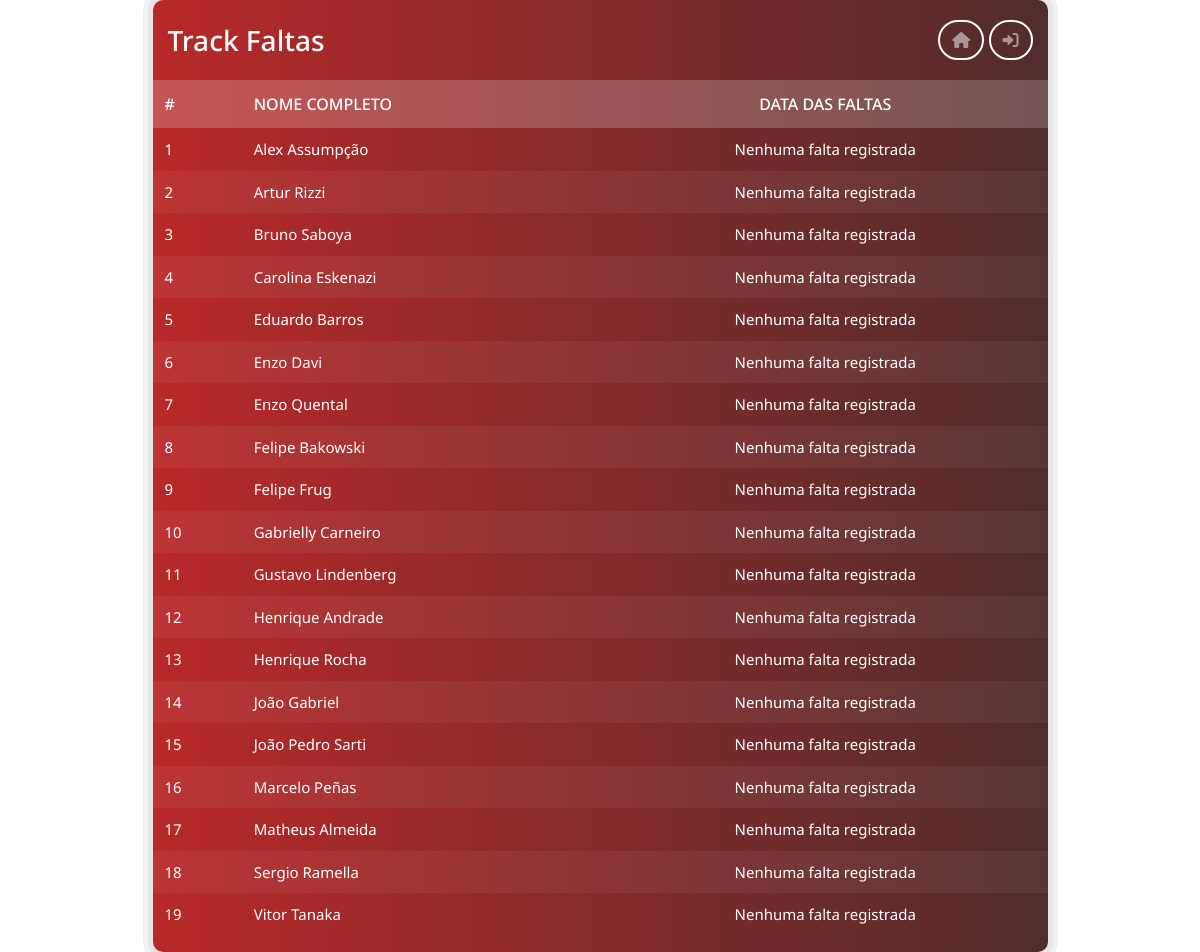
/log_faltas_user/, run on an earlier commit of the app's database.
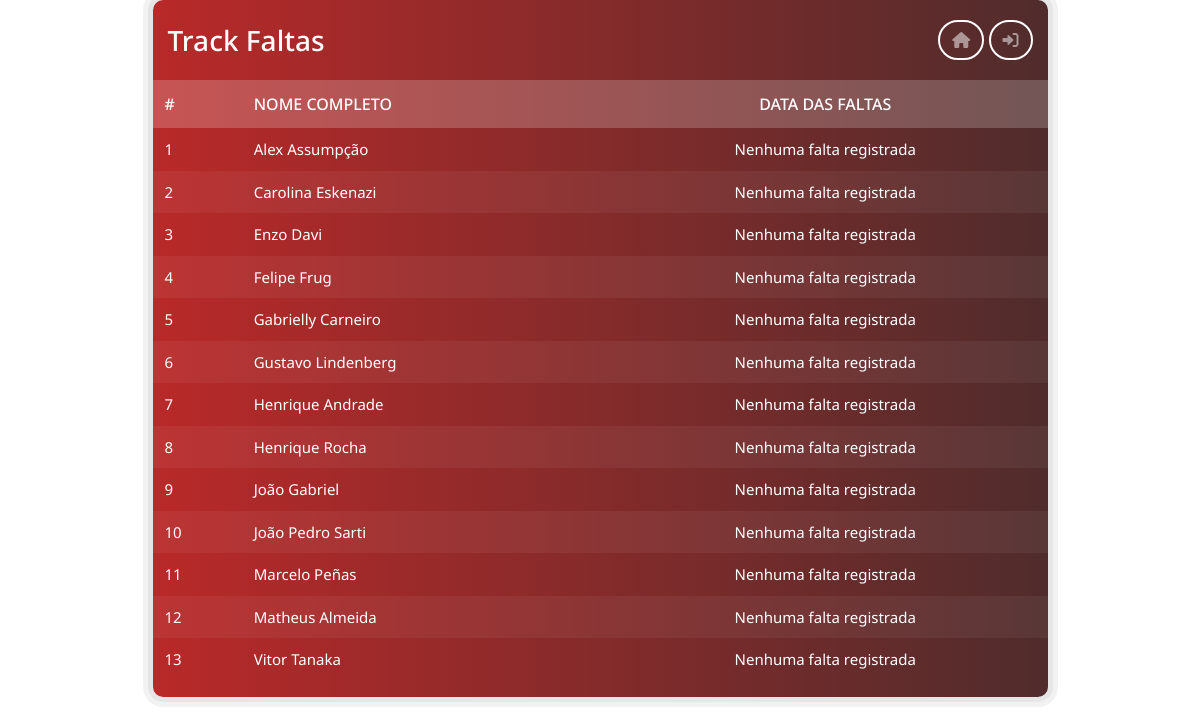
And on a later commit of the database.
### aluno/models.py (models this page shows, shortened)
class Aluno(models.Model):
    name= models.CharField(max_length=200)
    password= models.CharField(max_length=200,null=True)
    isAdmin = models.BooleanField(default=False)
    faltas = models.ManyToManyField(Faltas, blank=True)
    semestre = models.CharField(max_length=1,null=True)

### aluno/views.py (the view)
# urls.py: path('log_faltas_user/', views.log_faltas_user, name='log_faltas_user'),
def log_faltas_user(request):
    all_alunos =  Aluno.objects.select_related().order_by('name')
    return render(request, 'aluno/log_faltas_user.html', {'alunos': all_alunos})

### aluno/templates/aluno/log_faltas_user.html (shortened to what this page needs)
{% extends "aluno/base.html" %}
{% load static %}
{% block content %}
<div class="container">
    <div class="row justify-content-center">
        <div class="col-md-10">
            <div class="panel">
                <div class="panel-heading">
                    <div class="row">
                        <div class="col col-sm-3 col-xs-12">
                            <h4 class="title">Track <span>Faltas</span></h4>
                        </div>
                        <div class="col-sm-9 col-xs-12 text-right">
                            <div class="btn_group">
                              <a href="/menu_faltas_user" class="btn btn-default" title="Menu"><i class="fa-solid fa-house"></i></a>
                              <a href="/login" class="btn btn-default" title="log_faltas"><i class="fa-solid fa-right-to-bracket"></i></a>
                            </div>
                        </div>
                    </div>
                </div>
                <div class="panel-body table-responsive">
                    <table class="table">
                        <thead>
                            <tr>
                                <th>#</th>
                                <th>Nome Completo</th>
                                <th style="text-align: center;">Data das Faltas</th>
                            </tr>
                        </thead>
                        <tbody>
                            {% for aluno in alunos %}
                            <tr>
                                <td>{{ forloop.counter }}</td>
                                <td>{{ aluno.name }}</td>
                                <td style="text-align: center;">
                                    {% for falta in aluno.faltas.all %}
                                        {{ falta.data }}<br>
                                    {% empty %}
                                        Nenhuma falta registrada
                                    {% endfor %}
                                </td>
                            </tr>
                            {% endfor %}
                        </tbody>
                    </table>
                </div>
            </div>
        </div>
    </div>
</div>
{% endblock %}

### aluno/templates/aluno/base.html (shortened to what this page needs)
{% load static %}
<!DOCTYPE html>
<html lang="en">
<head>
    <link
        rel="stylesheet"
        href="https://cdnjs.cloudflare.com/ajax/libs/meyer-reset/2.0/reset.min.css"
    />
    <link href="https://stackpath.bootstrapcdn.com/bootstrap/4.5.2/css/bootstrap.min.css" rel="stylesheet">
    <link rel="stylesheet" href="https://cdnjs.cloudflare.com/ajax/libs/font-awesome/6.0.0-beta3/css/all.min.css">
    <link rel="stylesheet" href="{% static 'aluno/controleFaltas.css' %}">
</head>
<body style="font-family: 'Noto Sans', sans-serif;">
    <div class="container">
        {% block content %}
        {% endblock %}
    </div>
</body>
</html>

### aluno/static/aluno/controleFaltas.css (style rules this page uses)
.panel { background: linear-gradient(to right, #b92929, #502c2c); padding: 0; border-radius: 10px; border: none; box-shadow: 0 0 0 5px rgba(0,0,0,0.05), 0 0 0 10px rgba(0,0,0,0.05); }
.panel .panel-heading { padding: 20px 15px; border-radius: 10px 10px 0 0; margin: 0; }
.panel .panel-heading .title { color: #fff; font-size: 28px; font-weight: 500; text-transform: capitalize; line-height: 40px; margin: 0; }
.panel .panel-heading .btn { color: rgba(255,255,255,0.5); background: transparent; font-size: 16px; text-transform: capitalize; border: 2px solid #fff; border-radius: 50px; transition: all 0.3s ease 0s; }
.panel .panel-body { padding: 0; }
.panel .panel-body .table thead tr th { color: #fff; background-color: rgba(255, 255, 255, 0.2); font-size: 16px; font-weight: 500; text-transform: uppercase; padding: 12px; border: none; }
.panel .panel-body .table tbody tr td { color: #fff; font-size: 15px; padding: 10px 12px; vertical-align: middle; border: none; }
.panel .panel-body .table tbody tr:nth-child(even) { background-color: rgba(255,255,255,0.05); }

What changed in the data, as far as the page shows it:
removed Aluno: name "Artur Rizzi"
removed Aluno: name "Bruno Saboya"
removed Aluno: name "Eduardo Barros"
removed Aluno: name "Enzo Quental"
removed Aluno: name "Felipe Bakowski"
removed Aluno: name "Sergio Ramella"
